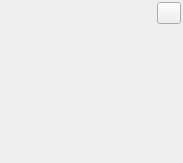
<?xml version="1.0" encoding="UTF-8"?>
<ui version="4.0">
 <class>GrabWidget</class>
 <widget class="QWidget" name="GrabWidget">
  <property name="geometry">
   <rect>
    <x>0</x>
    <y>0</y>
    <width>183</width>
    <height>163</height>
   </rect>
  </property>
  <property name="windowTitle">
   <string notr="true">LED Widget</string>
  </property>
  <layout class="QVBoxLayout" name="verticalLayout">
   <property name="leftMargin">
    <number>2</number>
   </property>
   <property name="topMargin">
    <number>2</number>
   </property>
   <property name="rightMargin">
    <number>2</number>
   </property>
   <property name="bottomMargin">
    <number>2</number>
   </property>
   <item>
    <layout class="QHBoxLayout" name="horizontalLayout_2">
     <item>
      <spacer name="horizontalSpacer_3">
       <property name="orientation">
        <enum>Qt::Horizontal</enum>
       </property>
       <property name="sizeHint" stdset="0">
        <size>
         <width>1</width>
         <height>1</height>
        </size>
       </property>
      </spacer>
     </item>
     <item>
      <widget class="QPushButton" name="button_OpenConfig">
       <property name="sizePolicy">
        <sizepolicy hsizetype="Preferred" vsizetype="Preferred">
         <horstretch>0</horstretch>
         <verstretch>0</verstretch>
        </sizepolicy>
       </property>
       <property name="minimumSize">
        <size>
         <width>2</width>
         <height>2</height>
        </size>
       </property>
       <property name="maximumSize">
        <size>
         <width>24</width>
         <height>24</height>
        </size>
       </property>
       <property name="text">
        <string/>
       </property>
      </widget>
     </item>
    </layout>
   </item>
   <item>
    <spacer name="verticalSpacer">
     <property name="orientation">
      <enum>Qt::Vertical</enum>
     </property>
     <property name="sizeHint" stdset="0">
      <size>
       <width>1</width>
       <height>1</height>
      </size>
     </property>
    </spacer>
   </item>
  </layout>
 </widget>
 <resources/>
 <connections/>
</ui>
